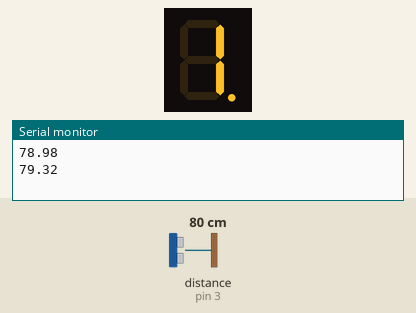
Bench run of a sketch on a simulated Arduino Uno, built with avr-gcc and run on an emulated ATmega328P. Parts: 1-digit seven-segment display, the last lines printed to the serial monitor. Wiring (inferred from the names in the program): ultrasonic range finder: trigger pin 5; echo pin 3; 1-digit 7-segment display, segments lit when LOW: segments pin 8, pin 9, pin 11, pin 12, pin 13, pin 7, pin 6, pin 10. The inputs (shaded band) are chosen by the test bench; at power-on: distance to the obstacle (sensor on pin 3) 80 cm. The echo pulse lasts 58.3 µs per cm; the segment pins are drawn as the display they are named for.

Above: at 1.9 s.
2.0 s: distance to the obstacle (sensor on pin 3) set to 120 cm
At 3.1 s:
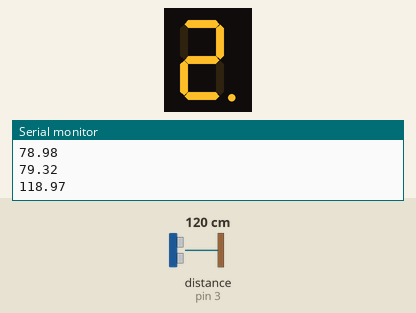
3.7 s: distance to the obstacle (sensor on pin 3) set to 250 cm
At 5.6 s:
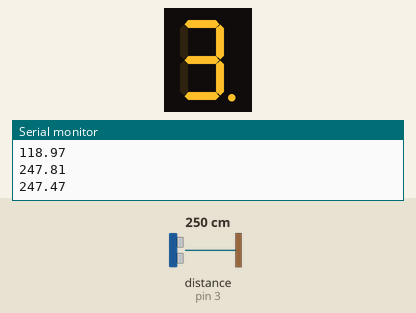
Timing chart, 0 to 7.1 s (numbered marks = the images above; inputs shaded):
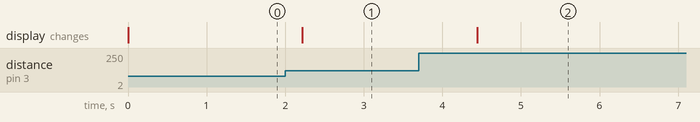

The sketch:

EXP1_USA.ino
```cpp
#define E 13
#define D 12
#define C 11
#define DP 10
#define B 9
#define A 8
#define F 7
#define G 6

#define TRIG 5
#define ECHO 3

void setup() {
  pinMode(A, OUTPUT);
  pinMode(B, OUTPUT);
  pinMode(C, OUTPUT);
  pinMode(DP, OUTPUT);
  pinMode(D, OUTPUT);
  pinMode(E, OUTPUT);
  pinMode(F, OUTPUT);
  pinMode(G, OUTPUT);
  pinMode(TRIG, OUTPUT);  // Use TRIG here
  pinMode(ECHO, INPUT);    // Use ECHO here
  Serial.begin(9600);
}

void one(void) {
  digitalWrite(A, HIGH);
  digitalWrite(B, LOW);
  digitalWrite(C, LOW);
  digitalWrite(DP, LOW);
  digitalWrite(D, HIGH);
  digitalWrite(E, HIGH);
  digitalWrite(F, HIGH);
  digitalWrite(G, HIGH);
}

void two(void) {
  digitalWrite(E, LOW);
  digitalWrite(D, LOW);
  digitalWrite(C, HIGH);
  digitalWrite(DP, LOW);
  digitalWrite(B, LOW);
  digitalWrite(A, LOW);
  digitalWrite(F, HIGH);
  digitalWrite(G, LOW);
}

void three(void) {
  digitalWrite(A, LOW);
  digitalWrite(B, LOW);
  digitalWrite(C, LOW);
  digitalWrite(DP, LOW);
  digitalWrite(D, LOW);
  digitalWrite(E, HIGH);
  digitalWrite(F, HIGH);
  digitalWrite(G, LOW);
}

void zero(void) {
  digitalWrite(A, LOW);
  digitalWrite(B, LOW);
  digitalWrite(C, LOW);
  digitalWrite(DP, LOW);
  digitalWrite(D, LOW);
  digitalWrite(E, LOW);
  digitalWrite(F, LOW);
  digitalWrite(G, HIGH);
}

void loop() {
  digitalWrite(TRIG, LOW);  // Use TRIG here
  delayMicroseconds(5);

  digitalWrite(TRIG, HIGH);  // Use TRIG here
  delayMicroseconds(10);

  digitalWrite(TRIG, LOW);   // Use TRIG here

  int a = pulseIn(ECHO, HIGH); // Use ECHO here

  float d = a * 0.034 / 2;

  Serial.println(d);

  if (d < 100) {
    one();
    delay(100);
  } else if (d < 200) {
    two();
    delay(100);
  } else if (d < 300) {
    three();
    delay(100);
  } else {
    zero();
  }

  delay(1000);
}
```

Measured:
- after the input at 2.0 s, the display: changes after 0.22 s (image 1)
- after the input at 3.7 s, the display: changes after 0.74 s (image 2)
